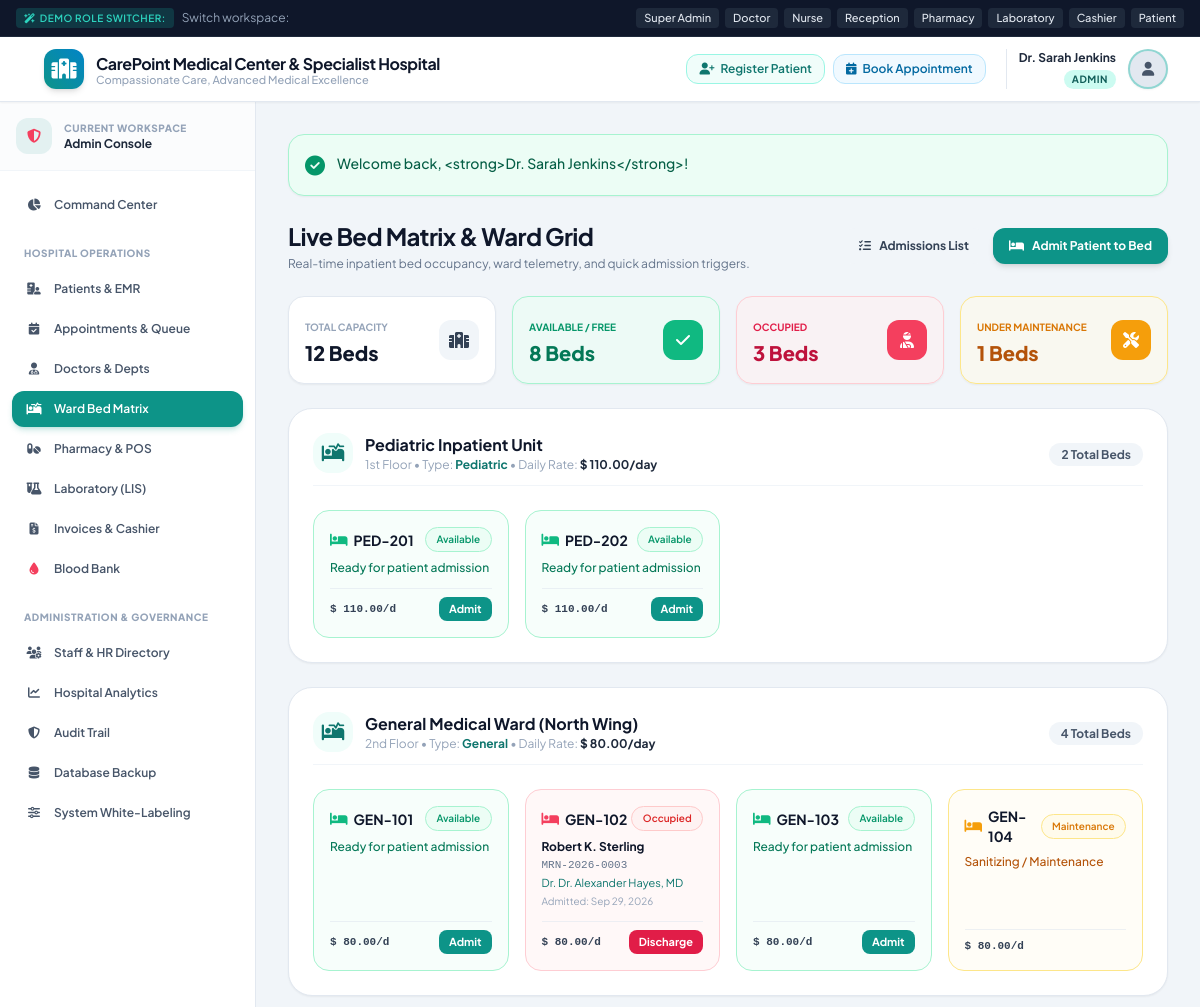
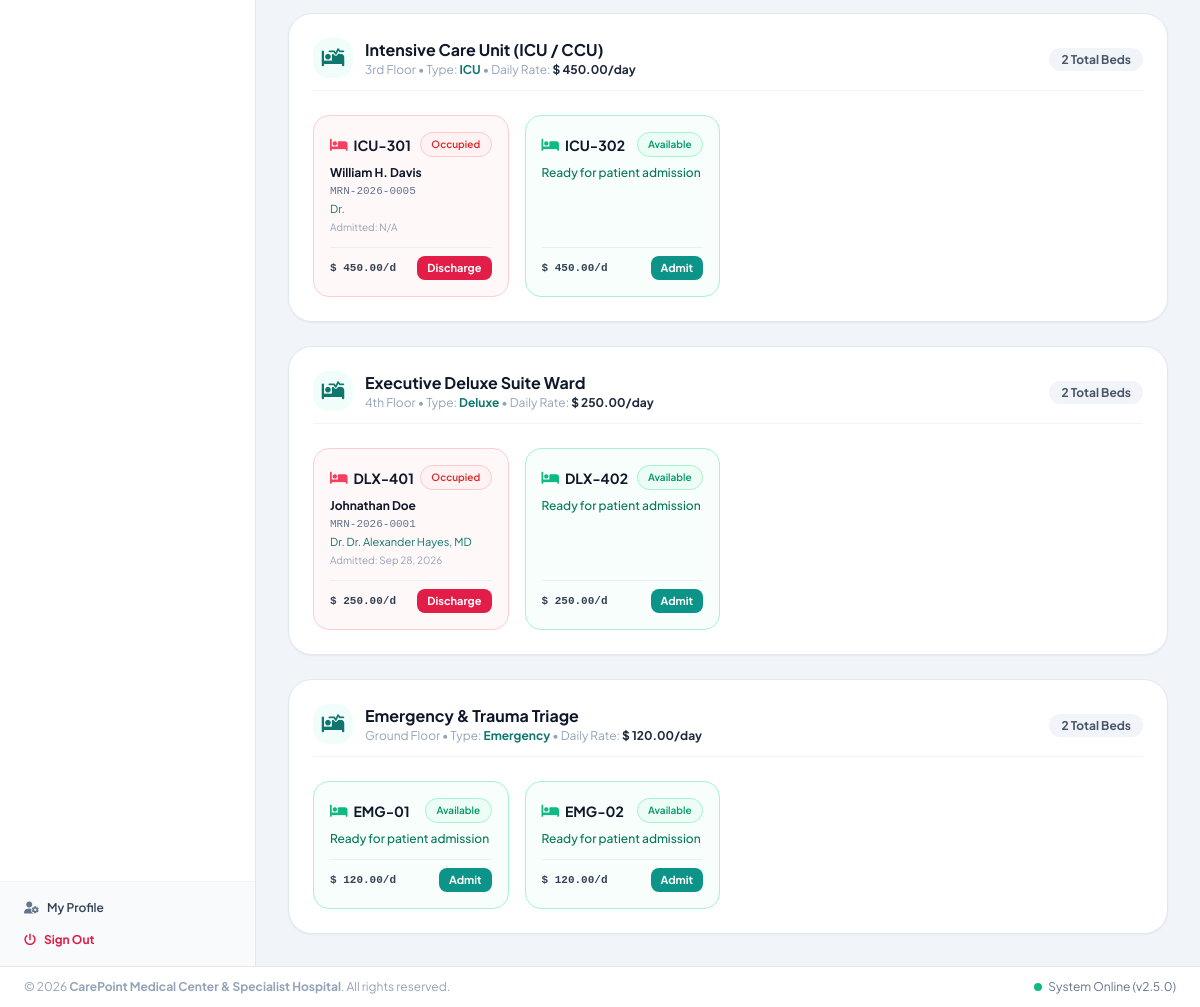
/modules/ipd/beds.php (signed in), run on the app's committed database (2 pictures, top to bottom).
### tables this page shows
CREATE TABLE IF NOT EXISTS `wards` (
  `id` INT AUTO_INCREMENT PRIMARY KEY,
  `name` VARCHAR(100) NOT NULL,
  `type` ENUM('General', 'Semi-Private', 'Deluxe', 'ICU', 'CCU', 'Emergency', 'Pediatric', 'Maternity', 'Surgical') DEFAULT 'General',
  `floor` VARCHAR(30) DEFAULT '1st Floor',
  `total_beds` INT NOT NULL DEFAULT 10,
  `daily_rate` DECIMAL(10,2) NOT NULL DEFAULT 100.00,
  `description` TEXT NULL,
  `created_at` TIMESTAMP DEFAULT CURRENT_TIMESTAMP
);

CREATE TABLE IF NOT EXISTS `beds` (
  `id` INT AUTO_INCREMENT PRIMARY KEY,
  `ward_id` INT NOT NULL,
  `bed_number` VARCHAR(30) NOT NULL,
  `status` ENUM('Available', 'Occupied', 'Reserved', 'Maintenance') DEFAULT 'Available',
  `daily_rate` DECIMAL(10,2) NOT NULL DEFAULT 100.00,
  `current_patient_id` INT NULL,
  `created_at` TIMESTAMP DEFAULT CURRENT_TIMESTAMP,
  FOREIGN KEY (`ward_id`) REFERENCES `wards`(`id`) ON DELETE CASCADE,
  FOREIGN KEY (`current_patient_id`) REFERENCES `patients`(`id`) ON DELETE SET NULL
);

CREATE TABLE IF NOT EXISTS `patients` (
  `id` INT AUTO_INCREMENT PRIMARY KEY,
  `user_id` INT NULL UNIQUE,
  `mrn` VARCHAR(50) NOT NULL UNIQUE,
  `full_name` VARCHAR(150) NOT NULL,
  `email` VARCHAR(120) NULL,
  `phone` VARCHAR(30) NOT NULL,
  `gender` ENUM('Male', 'Female', 'Other') NOT NULL,
  `date_of_birth` DATE NOT NULL,
  `blood_group` ENUM('A+', 'A-', 'B+', 'B-', 'O+', 'O-', 'AB+', 'AB-', 'Unknown') DEFAULT 'Unknown',
  `address` TEXT NULL,
  `emergency_contact_name` VARCHAR(150) NULL,
  `emergency_contact_phone` VARCHAR(30) NULL,
  `emergency_contact_relation` VARCHAR(60) NULL,
  `allergies` TEXT NULL,
  `chronic_diseases` TEXT NULL,
  `created_at` TIMESTAMP DEFAULT CURRENT_TIMESTAMP,
  `updated_at` TIMESTAMP DEFAULT CURRENT_TIMESTAMP ON UPDATE CURRENT_TIMESTAMP,
  FOREIGN KEY (`user_id`) REFERENCES `users`(`id`) ON DELETE SET NULL
);

CREATE TABLE IF NOT EXISTS `users` (
  `id` INT AUTO_INCREMENT PRIMARY KEY,
  `username` VARCHAR(60) NOT NULL UNIQUE,
  `password_hash` VARCHAR(255) NOT NULL,
  `full_name` VARCHAR(150) NOT NULL,
  `email` VARCHAR(120) NOT NULL UNIQUE,
  `phone` VARCHAR(30) NULL,
  `role` ENUM('admin', 'doctor', 'nurse', 'receptionist', 'pharmacist', 'lab_tech', 'accountant', 'patient') NOT NULL DEFAULT 'patient',
  `avatar` VARCHAR(255) NULL,
  `status` ENUM('active', 'inactive', 'suspended') NOT NULL DEFAULT 'active',
  `created_at` TIMESTAMP DEFAULT CURRENT_TIMESTAMP,
  `updated_at` TIMESTAMP DEFAULT CURRENT_TIMESTAMP ON UPDATE CURRENT_TIMESTAMP
);

CREATE TABLE IF NOT EXISTS `ipd_admissions` (
  `id` INT AUTO_INCREMENT PRIMARY KEY,
  `admission_number` VARCHAR(50) NOT NULL UNIQUE,
  `patient_id` INT NOT NULL,
  `doctor_id` INT NOT NULL,
  `bed_id` INT NOT NULL,
  `admission_date` DATETIME NOT NULL,
  `discharge_date` DATETIME NULL,
  `admission_reason` TEXT NOT NULL,
  `initial_diagnosis` TEXT NULL,
  `doctor_orders` TEXT NULL,
  `discharge_summary` TEXT NULL,
  `discharge_condition` VARCHAR(100) NULL,
  `status` ENUM('Admitted', 'Discharged', 'Transferred') DEFAULT 'Admitted',
  `total_bed_days` INT DEFAULT 0,
  `total_bed_charges` DECIMAL(10,2) DEFAULT 0.00,
  `created_at` TIMESTAMP DEFAULT CURRENT_TIMESTAMP,
  FOREIGN KEY (`patient_id`) REFERENCES `patients`(`id`) ON DELETE CASCADE,
  FOREIGN KEY (`doctor_id`) REFERENCES `doctors`(`id`) ON DELETE CASCADE,
  FOREIGN KEY (`bed_id`) REFERENCES `beds`(`id`) ON DELETE RESTRICT
);

### config/helpers.php (called while the page is built, shortened)
<?php
function e(?string $string): string {
    return htmlspecialchars($string ?? '', ENT_QUOTES, 'UTF-8');
}
function getSetting(string $key, $default = null) {
    static $settingsCache = null;
    $pdo = Database::getConnection();
    if ($settingsCache === null) {
        $settingsCache = [];
        try {
            $stmt = $pdo->query("SELECT `key`, `value` FROM system_settings");
            while ($row = $stmt->fetch()) {
                $settingsCache[$row['key']] = $row['value'];
            }
        } catch (Exception $e) {
            return $default;
        }
    }
    return $settingsCache[$key] ?? $default;
}
function formatMoney($amount): string {
    $currency = getSetting('currency_symbol', DEFAULT_CURRENCY);
    $formatted = number_format((float)($amount ?? 0), 2);
    return $currency . ' ' . $formatted;
}
function formatDate(?string $dateString, string $format = 'M d, Y'): string {
    if (!$dateString || $dateString === '0000-00-00') return 'N/A';
    try {
        $dt = new DateTime($dateString);
        return $dt->format($format);
    } catch (Exception $e) {
        return $dateString;
    }
}

### modules/ipd/beds.php (the view, shortened to what this page needs)
<?php
require_once __DIR__ . '/../../includes/header.php';
$pdo = Database::getConnection();
$wards = $pdo->query("SELECT * FROM wards ORDER BY floor ASC, name ASC")->fetchAll();
$bedsSql = "SELECT b.*, w.name as ward_name, w.type as ward_type, p.full_name as patient_name, p.mrn, p.gender,
            adm.admission_number, adm.admission_date, u.full_name as doctor_name
            FROM beds b
            JOIN wards w ON b.ward_id = w.id
            LEFT JOIN patients p ON b.current_patient_id = p.id
            LEFT JOIN ipd_admissions adm ON (adm.bed_id = b.id AND adm.status = 'Admitted')
            LEFT JOIN doctors d ON adm.doctor_id = d.id
            LEFT JOIN users u ON d.user_id = u.id
            ORDER BY w.name ASC, b.bed_number ASC";
$beds = $pdo->query($bedsSql)->fetchAll();
$bedsByWard = [];
foreach ($beds as $bed) {
    $bedsByWard[$bed['ward_id']][] = $bed;
}
$totalBeds = count($beds);
$occupiedBeds = count(array_filter($beds, fn($b) => $b['status'] === 'Occupied'));
$availableBeds = count(array_filter($beds, fn($b) => $b['status'] === 'Available'));
$maintenanceBeds = count(array_filter($beds, fn($b) => $b['status'] === 'Maintenance'));
?>
<div class="space-y-6">
    <div class="flex flex-col sm:flex-row sm:items-center sm:justify-between gap-4">
        <div>
            <h1 class="text-2xl font-bold text-slate-900 tracking-tight">Live Bed Matrix & Ward Grid</h1>
            <p class="text-xs text-slate-500 mt-1">Real-time inpatient bed occupancy, ward telemetry, and quick admission triggers.</p>
        </div>
        <div class="flex items-center space-x-2">
            <a href="index.php" class="px-4 py-2.5 bg-slate-100 hover:bg-slate-200 text-slate-700 text-xs font-bold rounded-xl transition">
                <i class="fa-solid fa-list-check mr-1.5"></i> Admissions List
            </a>
            <a href="admit.php" class="px-4 py-2.5 bg-teal-600 hover:bg-teal-700 text-white text-xs font-bold rounded-xl shadow-md transition">
                <i class="fa-solid fa-bed mr-1.5"></i> Admit Patient to Bed
            </a>
        </div>
    </div>
    <div class="grid grid-cols-2 sm:grid-cols-4 gap-4">
        <div class="bg-white rounded-2xl p-4 border border-slate-200 shadow-sm flex items-center justify-between">
            <div>
                <span class="text-[10px] font-bold uppercase text-slate-400">Total Capacity</span>
                <h4 class="text-xl font-black text-slate-900 mt-0.5"><?= $totalBeds ?> Beds</h4>
            </div>
            <div class="w-10 h-10 rounded-xl bg-slate-100 text-slate-700 flex items-center justify-center font-bold text-base">
                <i class="fa-solid fa-hospital"></i>
            </div>
        </div>
        <div class="bg-emerald-50/60 rounded-2xl p-4 border border-emerald-200 shadow-sm flex items-center justify-between">
            <div>
                <span class="text-[10px] font-bold uppercase text-emerald-600">Available / Free</span>
                <h4 class="text-xl font-black text-emerald-700 mt-0.5"><?= $availableBeds ?> Beds</h4>
            </div>
            <div class="w-10 h-10 rounded-xl bg-emerald-500 text-white flex items-center justify-center font-bold text-base">
                <i class="fa-solid fa-check"></i>
            </div>
        </div>
        <div class="bg-rose-50/60 rounded-2xl p-4 border border-rose-200 shadow-sm flex items-center justify-between">
            <div>
                <span class="text-[10px] font-bold uppercase text-rose-600">Occupied</span>
                <h4 class="text-xl font-black text-rose-700 mt-0.5"><?= $occupiedBeds ?> Beds</h4>
            </div>
            <div class="w-10 h-10 rounded-xl bg-rose-500 text-white flex items-center justify-center font-bold text-base">
                <i class="fa-solid fa-user-injured"></i>
            </div>
        </div>
        <div class="bg-amber-50/60 rounded-2xl p-4 border border-amber-200 shadow-sm flex items-center justify-between">
            <div>
                <span class="text-[10px] font-bold uppercase text-amber-600">Under Maintenance</span>
                <h4 class="text-xl font-black text-amber-700 mt-0.5"><?= $maintenanceBeds ?> Beds</h4>
            </div>
            <div class="w-10 h-10 rounded-xl bg-amber-500 text-white flex items-center justify-center font-bold text-base">
                <i class="fa-solid fa-screwdriver-wrench"></i>
            </div>
        </div>
    </div>
    <div class="space-y-6">
        <?php foreach ($wards as $ward): ?>
            <?php $wardBeds = $bedsByWard[$ward['id']] ?? []; ?>
            <div class="bg-white rounded-3xl p-6 border border-slate-200 shadow-sm space-y-4">
                <div class="flex flex-col sm:flex-row sm:items-center sm:justify-between border-b border-slate-100 pb-3 gap-2">
                    <div class="flex items-center space-x-3">
                        <div class="w-10 h-10 rounded-2xl bg-teal-50 text-teal-700 flex items-center justify-center text-lg font-bold">
                            <i class="fa-solid fa-procedures"></i>
                        </div>
                        <div>
                            <h3 class="font-bold text-slate-900 text-base"><?= e($ward['name']) ?></h3>
                            <p class="text-xs text-slate-400"><?= e($ward['floor']) ?> &bull; Type: <strong class="text-teal-700"><?= e($ward['type']) ?></strong> &bull; Daily Rate: <strong class="text-slate-800"><?= formatMoney($ward['daily_rate']) ?>/day</strong></p>
                        </div>
                    </div>
                    <div>
                        <span class="text-xs font-bold text-slate-600 px-3 py-1 bg-slate-100 rounded-full">
                            <?= count($wardBeds) ?> Total Beds
                        </span>
                    </div>
                </div>
                <div class="grid grid-cols-1 sm:grid-cols-2 md:grid-cols-3 lg:grid-cols-4 gap-4 pt-2">
                    <?php if (!empty($wardBeds)): ?>
                        <?php foreach ($wardBeds as $bed): ?>
                            <?php
                                $isOccupied = ($bed['status'] === 'Occupied');
                                $isAvailable = ($bed['status'] === 'Available');
                            ?>
                            <div class="p-4 rounded-2xl border transition relative flex flex-col justify-between space-y-3 <?= $isOccupied ? 'bg-rose-50/50 border-rose-200' : ($isAvailable ? 'bg-emerald-50/40 border-emerald-200' : 'bg-amber-50/40 border-amber-200') ?>">
                                <div>
                                    <div class="flex items-center justify-between">
                                        <span class="font-bold text-slate-900 text-sm flex items-center">
                                            <i class="fa-solid fa-bed mr-1.5 <?= $isOccupied ? 'text-rose-500' : ($isAvailable ? 'text-emerald-500' : 'text-amber-500') ?>"></i>
                                            <?= e($bed['bed_number']) ?>
                                        </span>
                                        <span class="badge <?= $isOccupied ? 'badge-danger' : ($isAvailable ? 'badge-success' : 'badge-warning') ?> text-[10px]">
                                            <?= e($bed['status']) ?>
                                        </span>
                                    </div>
                                    <?php if ($isOccupied && !empty($bed['patient_name'])): ?>
                                        <div class="mt-2 text-xs space-y-0.5">
                                            <p class="font-bold text-slate-900 truncate"><?= e($bed['patient_name']) ?></p>
                                            <p class="text-[11px] text-slate-500 font-mono"><?= e($bed['mrn']) ?></p>
                                            <p class="text-[11px] text-teal-700">Dr. <?= e($bed['doctor_name']) ?></p>
                                            <p class="text-[10px] text-slate-400">Admitted: <?= formatDate($bed['admission_date']) ?></p>
                                        </div>
                                    <?php elseif ($isAvailable): ?>
                                        <div class="mt-2 text-xs text-emerald-700 font-medium">
                                            Ready for patient admission
                                        </div>
                                    <?php else: ?>
                                        <div class="mt-2 text-xs text-amber-700 font-medium">
                                            Sanitizing / Maintenance
                                        </div>
                                    <?php endif; ?>
                                </div>
                                <div class="pt-2 border-t border-slate-200/60 flex items-center justify-between text-xs">
                                    <span class="font-bold text-slate-700 font-mono text-[11px]"><?= formatMoney($bed['daily_rate']) ?>/d</span>
                                    <?php if ($isAvailable): ?>
                                        <a href="admit.php?bed_id=<?= $bed['id'] ?>" class="px-2.5 py-1 bg-teal-600 hover:bg-teal-700 text-white font-bold rounded-lg text-[11px] transition">
                                            Admit
                                        </a>
                                    <?php elseif ($isOccupied): ?>
                                        <a href="discharge.php?bed_id=<?= $bed['id'] ?>" class="px-2.5 py-1 bg-rose-600 hover:bg-rose-700 text-white font-bold rounded-lg text-[11px] transition">
                                            Discharge
                                        </a>
                                    <?php endif; ?>
                                </div>
                            </div>
                        <?php endforeach; ?>
                    <?php else: ?>
                        <div class="col-span-full py-4 text-center text-slate-400 text-xs">
                            No beds configured in this ward yet.
                        </div>
                    <?php endif; ?>
                </div>
            </div>
        <?php endforeach; ?>
    </div>
</div>
<?php require_once __DIR__ . '/../../includes/footer.php'; ?>

### assets/css/style.css (style rules this page uses)
body { font-family: 'Plus Jakarta Sans', -apple-system, BlinkMacSystemFont, "Segoe UI", Roboto, sans-serif; color: #1e293b; background-color: #f8fafc; }
.badge { display: inline-flex; align-items: center; padding: 0.25rem 0.65rem; font-size: 0.75rem; font-weight: 600; border-radius: 9999px; }
.badge-success { background-color: #ecfdf5; color: #059669; border: 1px solid #a7f3d0; }
.badge-danger { background-color: #fef2f2; color: #dc2626; border: 1px solid #fecaca; }
.badge-warning { background-color: #fffbeb; color: #d97706; border: 1px solid #fde68a; }

### data on the page
wards: name "Pediatric Inpatient Unit", floor "1st Floor", type "Pediatric", daily_rate "$ 110.00", id "2"
beds: bed_number "PED-201", status "Available", shows "Ready for patient admission", daily_rate "$ 110.00"
beds: bed_number "PED-202", status "Available", shows "Ready for patient admission", daily_rate "$ 110.00"
wards: name "General Medical Ward (North Wing)", floor "2nd Floor", type "General", daily_rate "$ 80.00", id "4"
beds: bed_number "GEN-101", status "Available", shows "Ready for patient admission", daily_rate "$ 80.00"
beds: bed_number "GEN-102", status "Occupied", current_patient.full_name "Robert K. Sterling", current_patient.mrn "MRN-2026-0003", users.full_name "Dr. Alexander Hayes, MD", ipd_admissions.admission_date "Sep 29, 2026", daily_rate "$ 80.00"
beds: bed_number "GEN-103", status "Available", shows "Ready for patient admission", daily_rate "$ 80.00"
beds: bed_number "GEN-104", status "Maintenance", shows "Sanitizing / Maintenance", daily_rate "$ 80.00"
wards: name "Intensive Care Unit (ICU / CCU)", floor "3rd Floor", type "ICU", daily_rate "$ 450.00", id "2"
beds: bed_number "ICU-301", status "Occupied", current_patient.full_name "William H. Davis", current_patient.mrn "MRN-2026-0005", admission_date "N/A", daily_rate "$ 450.00"
beds: bed_number "ICU-302", status "Available", shows "Ready for patient admission", daily_rate "$ 450.00"
wards: name "Executive Deluxe Suite Ward", floor "4th Floor", type "Deluxe", daily_rate "$ 250.00", id "2"
beds: bed_number "DLX-401", status "Occupied", current_patient.full_name "Johnathan Doe", current_patient.mrn "MRN-2026-0001", users.full_name "Dr. Alexander Hayes, MD", ipd_admissions.admission_date "Sep 28, 2026", daily_rate "$ 250.00"
beds: bed_number "DLX-402", status "Available", shows "Ready for patient admission", daily_rate "$ 250.00"
wards: name "Emergency & Trauma Triage", floor "Ground Floor", type "Emergency", daily_rate "$ 120.00", id "2"
beds: bed_number "EMG-01", status "Available", shows "Ready for patient admission", daily_rate "$ 120.00"
beds: bed_number "EMG-02", status "Available", shows "Ready for patient admission", daily_rate "$ 120.00"

### other printed values
$hospitalName "CarePoint Medical Center & Specialist Hospital"
$hospitalTagline "Compassionate Care, Advanced Medical Excellence"
$user['name'] "Dr. Sarah Jenkins"
$user['role'] "ADMIN"
$userRole "Admin"
$flash['message'] "Welcome back, <strong>Dr. Sarah Jenkins</strong>!"
$totalBeds "12"
$availableBeds "8"
$occupiedBeds "3"
$maintenanceBeds "1"
getSetting('hospital_name', DEFAULT_HOSPITAL_NAME) "CarePoint Medical Center & Specialist Hospital"
APP_VERSION "2.5.0"
